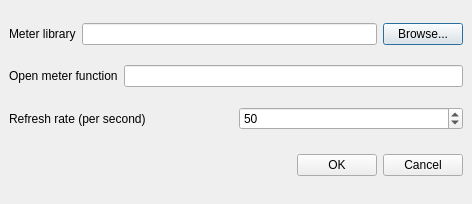
<?xml version="1.0" encoding="UTF-8"?>
<ui version="4.0">
 <class>ZMeterDialog</class>
 <widget class="QDialog" name="ZMeterDialog">
  <property name="geometry">
   <rect>
    <x>0</x>
    <y>0</y>
    <width>472</width>
    <height>204</height>
   </rect>
  </property>
  <property name="contextMenuPolicy">
   <enum>Qt::NoContextMenu</enum>
  </property>
  <property name="windowTitle">
   <string>Meter plugin properties</string>
  </property>
  <property name="windowIcon">
   <iconset>
    <normaloff>.</normaloff>.</iconset>
  </property>
  <property name="modal">
   <bool>true</bool>
  </property>
  <layout class="QGridLayout">
   <property name="leftMargin">
    <number>9</number>
   </property>
   <property name="topMargin">
    <number>9</number>
   </property>
   <property name="rightMargin">
    <number>9</number>
   </property>
   <property name="bottomMargin">
    <number>9</number>
   </property>
   <property name="spacing">
    <number>6</number>
   </property>
   <item row="1" column="0">
    <layout class="QHBoxLayout">
     <property name="spacing">
      <number>6</number>
     </property>
     <property name="leftMargin">
      <number>0</number>
     </property>
     <property name="topMargin">
      <number>0</number>
     </property>
     <property name="rightMargin">
      <number>0</number>
     </property>
     <property name="bottomMargin">
      <number>0</number>
     </property>
     <item>
      <widget class="QLabel" name="label_6">
       <property name="text">
        <string>Open meter function</string>
       </property>
       <property name="buddy">
        <cstring>alMeterFunc</cstring>
       </property>
      </widget>
     </item>
     <item>
      <widget class="QLineEdit" name="alMeterFunc"/>
     </item>
    </layout>
   </item>
   <item row="0" column="0">
    <layout class="QHBoxLayout">
     <property name="spacing">
      <number>6</number>
     </property>
     <property name="leftMargin">
      <number>0</number>
     </property>
     <property name="topMargin">
      <number>0</number>
     </property>
     <property name="rightMargin">
      <number>0</number>
     </property>
     <property name="bottomMargin">
      <number>0</number>
     </property>
     <item>
      <widget class="QLabel" name="label_5">
       <property name="text">
        <string>Meter library</string>
       </property>
       <property name="buddy">
        <cstring>alMeterLib</cstring>
       </property>
      </widget>
     </item>
     <item>
      <widget class="QLineEdit" name="alMeterLib"/>
     </item>
     <item>
      <widget class="QPushButton" name="alBrowseMeter">
       <property name="text">
        <string>Browse...</string>
       </property>
      </widget>
     </item>
    </layout>
   </item>
   <item row="3" column="0">
    <layout class="QHBoxLayout">
     <property name="spacing">
      <number>6</number>
     </property>
     <property name="leftMargin">
      <number>0</number>
     </property>
     <property name="topMargin">
      <number>0</number>
     </property>
     <property name="rightMargin">
      <number>0</number>
     </property>
     <property name="bottomMargin">
      <number>0</number>
     </property>
     <item>
      <spacer>
       <property name="orientation">
        <enum>Qt::Horizontal</enum>
       </property>
       <property name="sizeHint" stdset="0">
        <size>
         <width>131</width>
         <height>31</height>
        </size>
       </property>
      </spacer>
     </item>
     <item>
      <widget class="QPushButton" name="okButton">
       <property name="text">
        <string>OK</string>
       </property>
      </widget>
     </item>
     <item>
      <widget class="QPushButton" name="cancelButton">
       <property name="text">
        <string>Cancel</string>
       </property>
      </widget>
     </item>
    </layout>
   </item>
   <item row="2" column="0">
    <layout class="QHBoxLayout">
     <property name="spacing">
      <number>6</number>
     </property>
     <property name="leftMargin">
      <number>0</number>
     </property>
     <property name="topMargin">
      <number>0</number>
     </property>
     <property name="rightMargin">
      <number>0</number>
     </property>
     <property name="bottomMargin">
      <number>0</number>
     </property>
     <item>
      <widget class="QLabel" name="label">
       <property name="text">
        <string>Refresh rate (per second)</string>
       </property>
       <property name="buddy">
        <cstring>alRefreshRate</cstring>
       </property>
      </widget>
     </item>
     <item>
      <widget class="QSpinBox" name="alRefreshRate">
       <property name="minimum">
        <number>1</number>
       </property>
       <property name="maximum">
        <number>100</number>
       </property>
       <property name="value">
        <number>50</number>
       </property>
      </widget>
     </item>
    </layout>
   </item>
  </layout>
 </widget>
 <layoutdefault spacing="6" margin="9"/>
 <tabstops>
  <tabstop>alMeterLib</tabstop>
  <tabstop>alBrowseMeter</tabstop>
  <tabstop>alMeterFunc</tabstop>
  <tabstop>alRefreshRate</tabstop>
  <tabstop>okButton</tabstop>
  <tabstop>cancelButton</tabstop>
 </tabstops>
 <resources/>
 <connections>
  <connection>
   <sender>okButton</sender>
   <signal>clicked()</signal>
   <receiver>ZMeterDialog</receiver>
   <slot>accept()</slot>
   <hints>
    <hint type="sourcelabel">
     <x>368</x>
     <y>181</y>
    </hint>
    <hint type="destinationlabel">
     <x>96</x>
     <y>118</y>
    </hint>
   </hints>
  </connection>
  <connection>
   <sender>cancelButton</sender>
   <signal>clicked()</signal>
   <receiver>ZMeterDialog</receiver>
   <slot>reject()</slot>
   <hints>
    <hint type="sourcelabel">
     <x>461</x>
     <y>181</y>
    </hint>
    <hint type="destinationlabel">
     <x>179</x>
     <y>118</y>
    </hint>
   </hints>
  </connection>
 </connections>
</ui>
